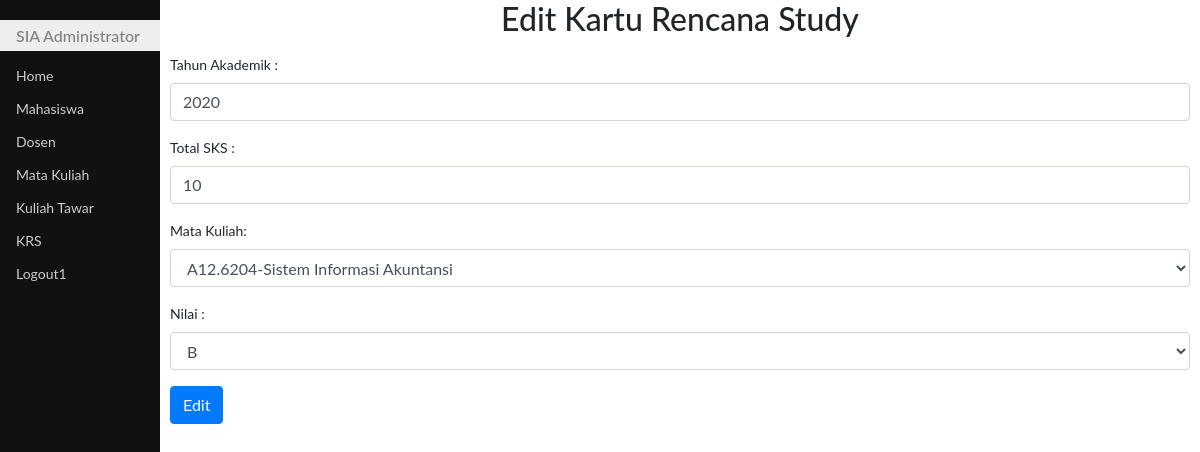
/editKrs.php?id=9, run on the app's committed database.
### tables this page shows
CREATE TABLE `krs` (
  `idKrs` int(10) NOT NULL,
  `thAkd` int(10) DEFAULT NULL,
  `nim` varchar(15) DEFAULT NULL,
  `idMatkul` varchar(10) DEFAULT NULL,
  `nilai` varchar(1) DEFAULT NULL,
  `nppDos` varchar(16) DEFAULT NULL,
  `hari` varchar(10) DEFAULT NULL,
  `waktu` varchar(13) DEFAULT NULL,
  `totalsks` int(12) NOT NULL
);

CREATE TABLE `kultawar` (
  `idkultawar` int(11) NOT NULL,
  `idmatkul` char(10) DEFAULT NULL,
  `npp` char(16) DEFAULT NULL,
  `klp` char(10) DEFAULT NULL,
  `hari` varchar(10) DEFAULT NULL,
  `jamkul` char(13) DEFAULT NULL,
  `ruang` char(6) DEFAULT NULL
);

### editKrs.php (the view, shortened to what this page needs)
<!DOCTYPE html>
<html>
<head>
	<link rel="stylesheet" type="text/css" href="bootstrap4/css/bootstrap.css">
	<link rel="stylesheet" type="text/css" href="css/styleku.css">
</head>
<body>
	<?php
		require "fungsi.php";
		$id = $_GET['id'];
		$sql = "SELECT * FROM krs WHERE idkrs='$id'";
		$query = mysqli_query($koneksi,$sql);
		$row = mysqli_fetch_assoc($query);
        $klpq = "select klp from kultawar where npp='".$row['nppDos']."' and idmatkul='".$row['idMatkul']."'";
        $klpm = mysqli_query($koneksi,$klpq);
        $klp = mysqli_fetch_assoc($klpm);
	?>
	<div class="utama">
		<h2 class="mb-3 text-center">Edit Kartu Rencana Study</h2>
		<div class="row">
			<div class="col-sm-12">
				<form method="post" action="sv_editKrs.php">
                <div class="form-group">
				<label for="thAkd">Tahun Akademik :</label>
				<input class="form-control" type="number" name="thAkd" id="thAkd" value="<?php echo $row['thAkd']?>">
			</div>
            <div class="form-group">
				<label for="totalsks">Total SKS :</label>
				<input class="form-control" type="number" name="totalsks" value="<?php echo $row['totalsks']?>" id="totalsks">
			</div>
			<div class="form-group">
				<label for="matkul">Mata Kuliah:</label>
			<select class="form-control" name="matkul" id="matkul">
				<?php
					$twr = "select kultawar.klp,kultawar.idmatkul,matkul.namamatkul from kultawar,matkul
					where kultawar.idmatkul=matkul.idmatkul";
					$twrm = mysqli_query($koneksi,$twr);
					while($rw=mysqli_fetch_assoc($twrm)){
				?>
					<option <?php if($klp['klp'] == $rw['klp']){echo "selected";}?> value="<?php echo $rw['klp']."-".$rw['idmatkul']?>"><?php echo $rw['klp']."-".$rw['namamatkul']?></option>
				<?php
					}
				?>
			</select>
			</div>
            <div class="form-group">
				<label for="nilai">Nilai :</label>
				<select class="form-control" name="nilai" id="nilai">
					<option <?php if ($row['nilai'] == "B"){ echo "selected";} ?> value="B">B</option>
				</select>
			</div>
			<div class="form-group">
                <button class="btn btn-primary" type="submit">Edit</button>
            </div>
			</form>
		</div>
		</div>
	</div>
</body>
</html>

### css/styleku.css (style rules this page uses)
body { font-family: "Lato", sans-serif; }
.menusamping { height: 100%; width: 160px; position: fixed; z-index: 1; top: 0; left: 0; background-color: #111; overflow-x: hidden; padding-top: 20px; }
.menusamping a { padding: 6px 8px 6px 16px; text-decoration: none; font-size: 14px; color: #ccc; display: block; }
.menusamping h1 { padding: 6px 8px 6px 16px; text-decoration: none; font-size: 16px; color: #818181; background-color:#eee; display: block; }
.utama { margin-left: 160px; font-size: 14px; padding: 0px 10px; }

### data on the page
krs: thAkd "2020", totalsks "10", nilai "B"
kultawar: matkul "A12.6204-Sistem Informasi Akuntansi"
